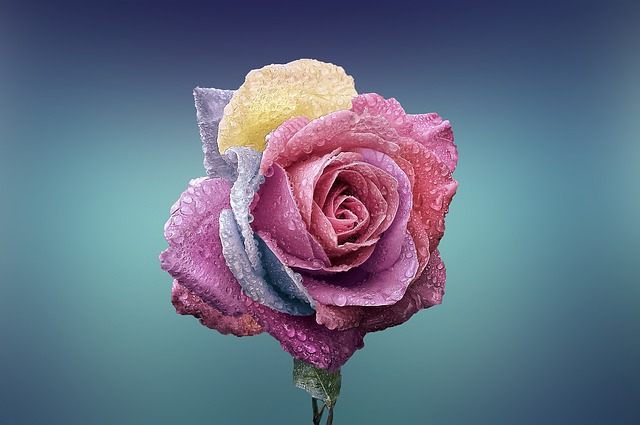
#> input picture cartoonify/rose.jpg, 640 x 425 px, found by its file name
$ python 'p6(spatial_filters).py'   (older library calls are emulated)
#> lines starting #> are read from the running program, lines starting #| are printed output that depends on the picture
import cv2
import numpy as np
import matplotlib.pyplot as plt
img=cv2.imread(r'C:\Pictures\rose.jpg',cv2.IMREAD_GRAYSCALE)
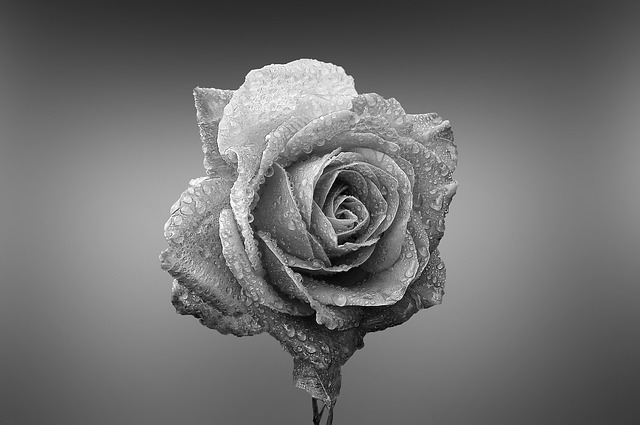
#> img: shape (425, 640); min 0, max 255, mean 111.2
if img is None:
    raise FileNotFoundError("The image file was not found.")
gaussian_blur=cv2.GaussianBlur(img,(5,5),0)
median_blur=cv2.medianBlur(img,5)
laplacian=cv2.Laplacian(img,cv2.CV_64F)
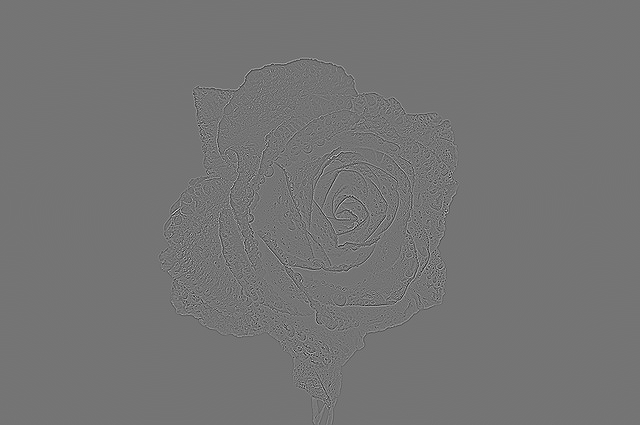
#> laplacian: shape (425, 640) float64; min -474, max 561, mean 0; drawn with min black and max white
laplacian=cv2.convertScaleAbs(laplacian)
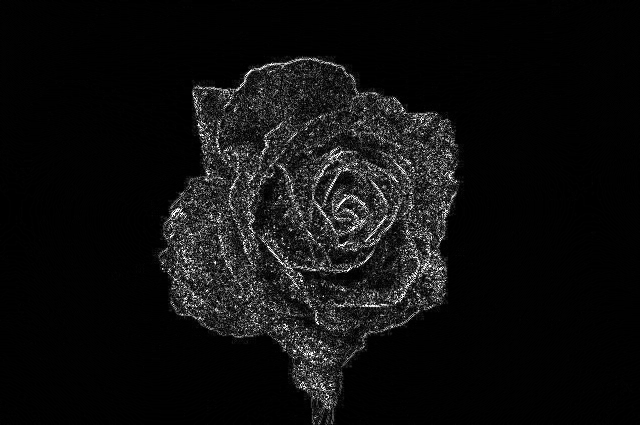
#> laplacian: shape (425, 640); min 0, max 255, mean 15.1
titles=['Original Image','Gaussian Blur','Median Blur','Laplacian Filter']
images=[img,gaussian_blur,median_blur,laplacian]
plt.figure(figsize=(12,6))
for i in range(4):
    plt.subplot(1,4,i+1)
    plt.imshow(images[i],cmap="gray")
    plt.title(titles[i])
    plt.axis('off')
plt.tight_layout()
plt.show()
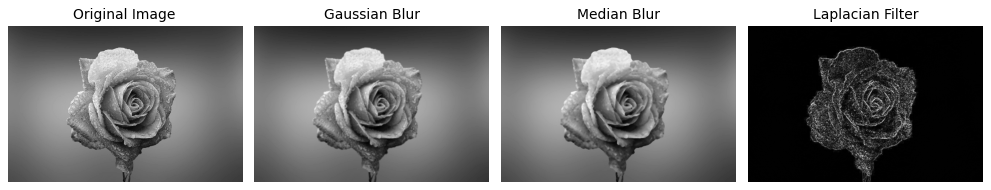
#> figure drawn by matplotlib, 4 panels
